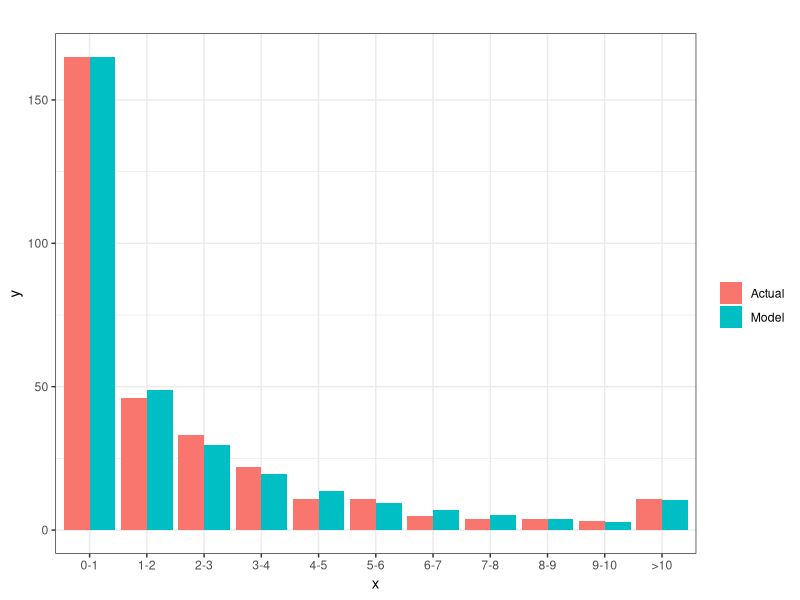

Here is the R script that generated this plot:
library(tidyverse)


#War Data from Schmittlen and Morrison 1980

Dropped <- c(165, 46, 33, 22, 11, 11, 5, 4, 4, 3)
Tstart <- c(0:9);
Tend <- Tstart+1;
R = 315-sum(Dropped);

#Create a logsumexp function to avoid computation error
logsumexp <- function (a,b) {
  
  c = pmax(a,b);
  return (c + log(exp(a-c)+exp(b-c))) ;
  
}

logdiffexp <- function (a,b) {
  
  c = pmax(a,b);
  return (c + log(exp(a-c)-exp(b-c))) ;
  
}


Weibull_Exp_LL <- function(par,Tstart,Tend,Dropped,R) {
  
  r=par[1];
  shape=par[2];
  scale=par[3];
  p=par[4];
  t=length(Tend);
  
  #uncensored part
  #Exponential piece
  LL1=log(1-p)+logdiffexp( 
    pexp(Tstart, r, lower = FALSE, log = TRUE),
    pexp(Tend, r, lower = FALSE, log = TRUE));

  #Weibull piece
  LL2=log(p)+logdiffexp( 
    pweibull(Tstart, shape, scale, lower = FALSE, log = TRUE),
    pweibull(Tend, shape, scale, lower = FALSE, log = TRUE));
  
  #combined
  LLu = Dropped*logsumexp(LL1,LL2);
  
  #censored part
  
  #Exponential piece
  LL1=log(1-p)+pexp(Tend[t], r, lower = FALSE, log = TRUE);
    
  #Weibull piece
  LL2=log(p)+pweibull(Tend[t], shape, scale, lower = FALSE, log = TRUE);
  
  #combined
  LLc = R*logsumexp(LL1,LL2);
  
  return (-sum(LLu)-sum(LLc));
}


solution=optim(par=c(2.5,1,2.5,.5),fn=Weibull_Exp_LL,
               Tstart=Tstart,Tend=Tend,Dropped=Dropped,R=R,
               method="L-BFGS-B",
               lower=c(1e-5,1e-5,1e-5,1e-5), upper=c(Inf,Inf,Inf,.999))


###Survival function
WE_exp <- function(par,Tstart,Tend,N) {
  
  r=par[1];
  shape=par[2];
  scale=par[3];
  p=par[4];
  t=length(Tend);
  
  lp1 = log(1-p) + logdiffexp(pexp(Tstart, r, lower = FALSE, log = TRUE),
                                 pexp(Tend, r, lower = FALSE, log = TRUE));
    
  lp2 = log(p) + logdiffexp(pweibull(Tstart, shape, scale, lower = FALSE, log = TRUE),
                            pweibull(Tend, shape, scale, lower = FALSE, log = TRUE));
  
  Exp1 = N*exp(logsumexp(lp1,lp2));
  
  lp3 = log(1-p) + pexp(Tend[t], r, lower = FALSE, log = TRUE);
  lp4 = log(p) + pweibull(Tend[t], shape, scale, lower = FALSE, log = TRUE);

  Exp2 = N*exp(logsumexp(lp3,lp4));
    
  return (c(Exp1, Exp2));
  
}
  
Expected = WE_exp(solution$par,Tstart,Tend,315)

Expected

a1 <- data.frame( value = Expected,
                  type = c("Model"))
a2 <- data.frame( value = c(Dropped,315-sum(Dropped)),
                  type = c("Actual"))

result<-data.frame(cbind(
  x=c("0-1","1-2","2-3","3-4","4-5","5-6","6-7","7-8","8-9","9-10",">10"),
  rbind(a1,a2)))

result$x2 <- factor(result$x, levels=c("0-1","1-2","2-3","3-4","4-5","5-6","6-7","7-8","8-9","9-10",">10"))

ggplot() + 
  geom_bar(data = result, aes(x = x2, y = value, fill = type), position = "dodge", stat = "identity") +
  labs (title = "", x="x", y="y") +
  theme(plot.title = element_text(hjust = 0.5)) +
  guides(fill=guide_legend(title="")) +
  theme_bw()
